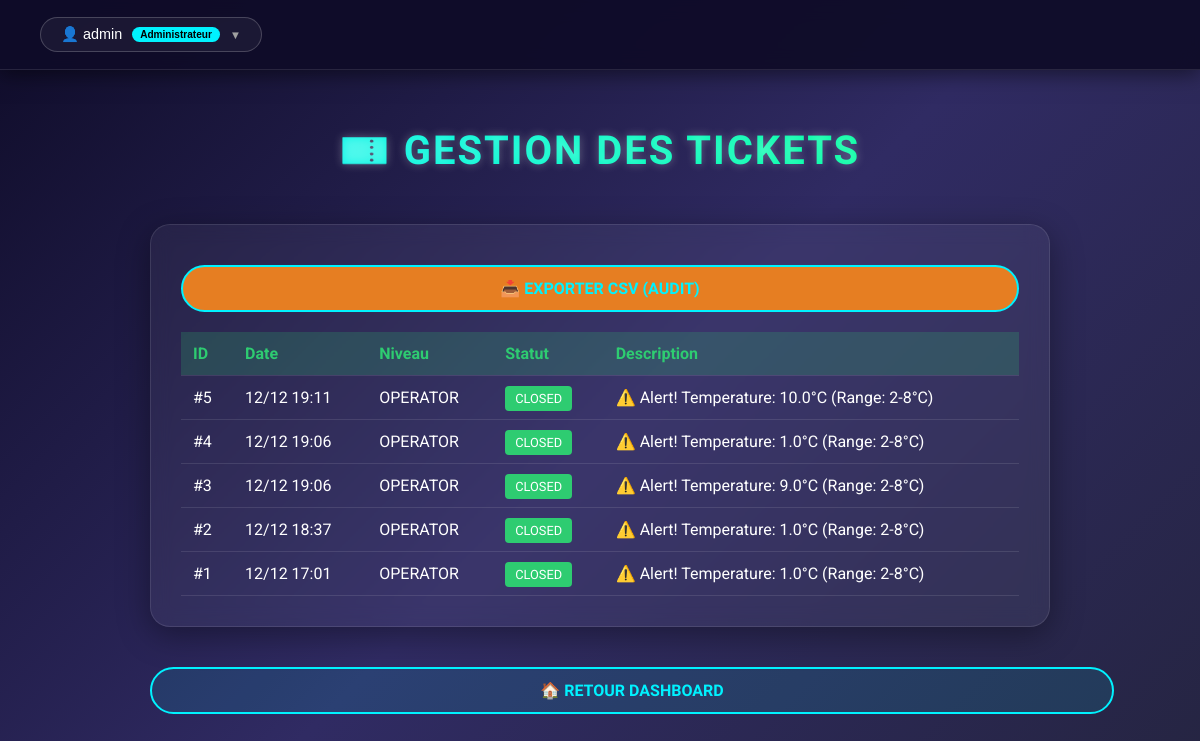
Page /tickets/ (signed in) on the earlier database version.
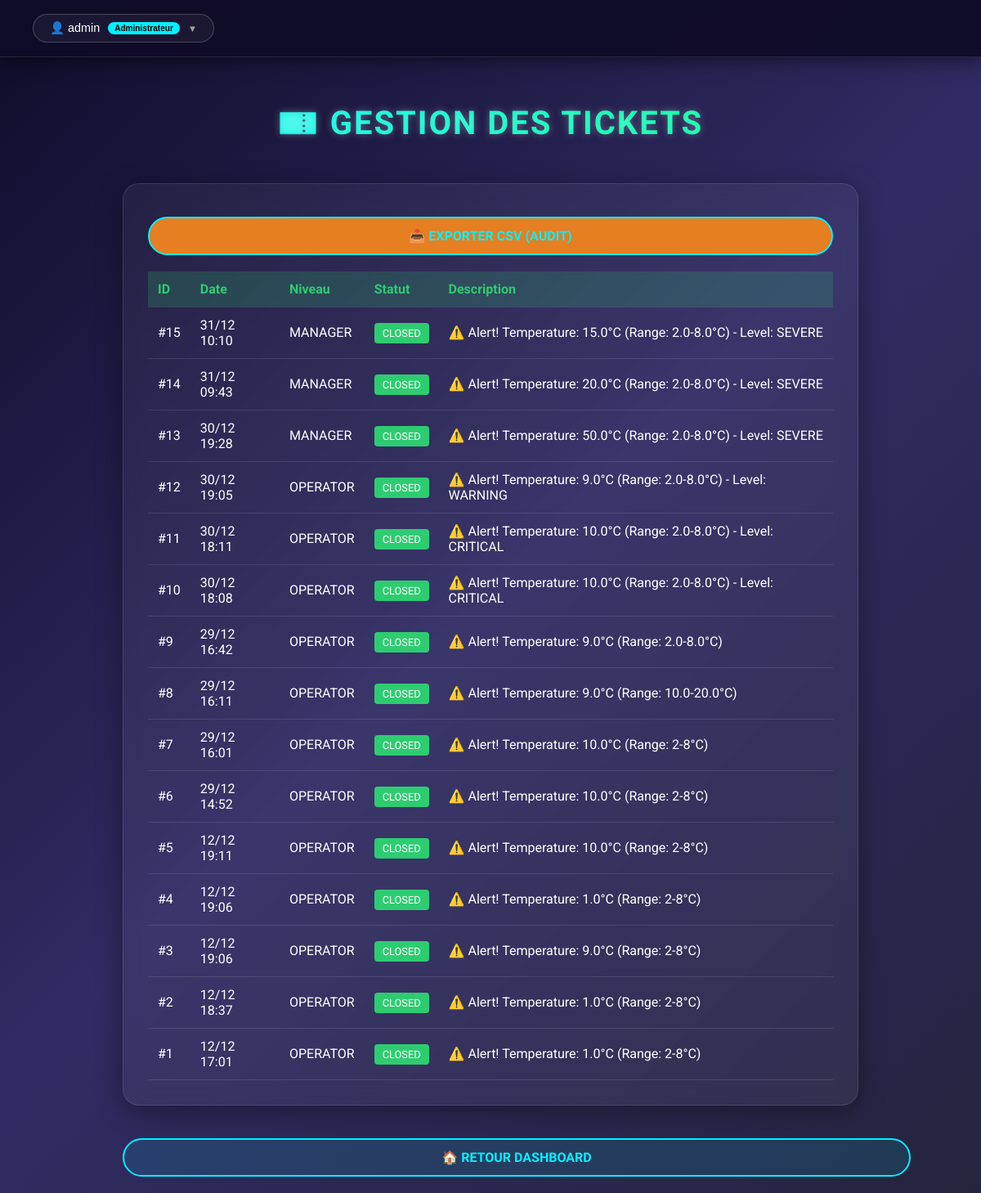
Same page on the later database version.
### DHT/models.py (models this page shows, shortened)
class Ticket(models.Model):
    STATUS_CHOICES = (
        ('OPEN', 'Open'),
        ('ASSIGNED', 'Assigned'),
        ('IN_PROGRESS', 'In Progress'),
        ('CLOSED', 'Closed'),
    )
    LEVEL_CHOICES = (
        ('OPERATOR', 'Operator'),
        ('CHIEF', 'Chief'),
        ('MANAGER', 'Manager'),
    )
    SEVERITY_CHOICES = (
        ('WARNING', 'Warning'),
        ('CRITICAL', 'Critical'),
        ('SEVERE', 'Severe'),
    )
    dht_record = models.ForeignKey(Dht11, on_delete=models.CASCADE)
    status = models.CharField(max_length=20, choices=STATUS_CHOICES, default='OPEN')
    level = models.CharField(max_length=20, choices=LEVEL_CHOICES, default='OPERATOR')
    severity = models.CharField(max_length=20, choices=SEVERITY_CHOICES, default='WARNING')
    description = models.TextField()
    created_at = models.DateTimeField(auto_now_add=True)
    updated_at = models.DateTimeField(auto_now=True)
    resolved_by = models.ForeignKey(User, on_delete=models.SET_NULL, null=True, blank=True)

### DHT/views.py (the view)
# urls.py: path('tickets/', views.ticket_list_view, name='tickets'),
@login_required
def ticket_list_view(request):
    tickets = Ticket.objects.all().order_by('-created_at')
    return render(request, "ticket_list.html", {'tickets': tickets})

### DHT/context_processors.py (called while the page is built)
def get_user_role(request):
    if not request.user.is_authenticated:
        return {'role': None}
    role = "Utilisateur"
    if request.user.is_superuser:
        role = "Administrateur"
    elif request.user.groups.filter(name='Manager').exists():
        role = "Manager"
    elif request.user.groups.filter(name='Chief').exists():
        role = "Chef"
    elif request.user.groups.filter(name='Operator').exists():
        role = "Opérateur"
    return {'role': role}

### DHT/templates/ticket_list.html (shortened to what this page needs)
{% extends 'base.html' %}
{% load static %}
{% block content %}
<div class="container">
    <h1>🎫 Gestion des Tickets</h1>
    <div class="cards">
        <div class="card" style="width: 100%; max-width: 1000px;">
            <div style="display: flex; justify-content: flex-end; align-items: center; margin-bottom: 15px;">
                <a href="/export-csv/" class="btn glow-btn" style="background: #e67e22;">📥 Exporter CSV (Audit)</a>
            </div>
            <table>
                <thead>
                    <tr>
                        <th>ID</th>
                        <th>Date</th>
                        <th>Niveau</th>
                        <th>Statut</th>
                        <th>Description</th>
                    </tr>
                </thead>
                <tbody>
                    {% for ticket in tickets %}
                    <tr>
                        <td>#{{ ticket.id }}</td>
                        <td>{{ ticket.created_at|date:"d/m H:i" }}</td>
                        <td>{{ ticket.level }}</td>
                        <td><span class="badge badge-{{ ticket.status }}">{{ ticket.status }}</span></td>
                        <td>{{ ticket.description }}</td>
                    </tr>
                    {% empty %}
                    <tr>
                        <td colspan="5">Aucun ticket.</td>
                    </tr>
                    {% endfor %}
                </tbody>
            </table>
        </div>
    </div>
    <div style="margin-top: 20px;">
        <a href="/" class="btn glow-btn">🏠 Retour Dashboard</a>
    </div>
</div>
{% endblock %}

### DHT/templates/base.html (shortened to what this page needs)
{% load static %}
<!DOCTYPE html>
<html lang="fr">
<head>
    <link rel="stylesheet" href="{% static 'css/style.css' %}?v=3">
</head>
<body>
    <header class="main-header">
        <div class="user-menu">
            {% if user.is_authenticated %}
            <div class="user-dropdown">
                <button class="user-btn">
                    👤 {{ user.username }}
                    <span class="role-badge">{{ role|default:"Utilisateur" }}</span>
                    <span class="arrow">▼</span>
                </button>
            </div>
            {% else %}
            <a href="{% url 'login' %}" class="login-btn">Connexion</a>
            {% endif %}
        </div>
    </header>
    {% block content %}{% endblock %}
</body>
</html>

### static/css/style.css (style rules this page uses)
:root { --bg-gradient: linear-gradient(135deg, #0f0c29, #302b63, #24243e); --card-bg: rgba(255, 255, 255, 0.05); --text-main: #ffffff; --text-muted: #a0a0a0; --neon-red: #ff4d4d; --neon-blue: #00f2ff; --neon-green: #00ff88; --glass-border: 1px solid rgba(255, 255, 255, 0.1); }
body { font-family: 'Roboto', sans-serif; background: var(--bg-gradient); color: var(--text-main); display: block; min-height: 100vh; margin: 0; overflow-x: hidden; padding-top: 80px; }
.container { text-align: center; width: 100%; max-width: 900px; padding: 20px; margin: 0 auto; }
h1, h2 { font-family: 'Orbitron', sans-serif; text-transform: uppercase; letter-spacing: 2px; text-shadow: 0 0 10px rgba(255, 255, 255, 0.3); }
h1 { margin-bottom: 50px; font-size: 2.5em; background: linear-gradient(to right, var(--neon-blue), var(--neon-green)); -webkit-background-clip: text; background-clip: text; -webkit-text-fill-color: transparent; color: transparent; }
.cards { display: flex; justify-content: center; gap: 30px; flex-wrap: wrap; margin-bottom: 40px; }
.card { background: var(--card-bg); backdrop-filter: blur(10px); -webkit-backdrop-filter: blur(10px); border: var(--glass-border); border-radius: 20px; padding: 30px; flex: 1 1 300px; min-width: 300px; max-width: 400px; box-shadow: 0 8px 32px 0 rgba(0, 0, 0, 0.37); transition: transform 0.3s ease, box-shadow 0.3s ease; }
.btn { display: inline-block; padding: 12px 30px; background: transparent; color: var(--neon-blue); text-decoration: none; border: 2px solid var(--neon-blue); border-radius: 50px; font-family: 'Orbitron', sans-serif; font-weight: bold; transition: all 0.3s ease; text-transform: uppercase; cursor: pointer; }
.main-header { position: fixed; top: 0; left: 0; width: 100%; height: 70px; background: rgba(15, 12, 41, 0.95); backdrop-filter: blur(10px); border-bottom: 1px solid rgba(255, 255, 255, 0.1); display: flex; justify-content: flex-start; align-items: center; padding: 0 40px; box-sizing: border-box; z-index: 10000; box-shadow: 0 4px 20px rgba(0, 0, 0, 0.5); }
.user-menu { position: relative; font-family: 'Orbitron', sans-serif; }
.user-btn { background: rgba(255, 255, 255, 0.05); border: 1px solid rgba(255, 255, 255, 0.2); color: #fff; padding: 8px 20px; border-radius: 30px; cursor: pointer; display: flex; align-items: center; gap: 10px; font-size: 0.9em; transition: all 0.3s ease; }
.role-badge { background: var(--neon-blue); color: #000; font-size: 0.7em; padding: 2px 8px; border-radius: 10px; font-weight: bold; }
.arrow { font-size: 0.8em; color: var(--text-muted); }
.glow-btn { display: block; width: 100%; margin-top: 10px; background: rgba(0, 242, 255, 0.1); }

### DHT/templates/ticket_list.html (style rules this page uses)
table { width: 100%; border-collapse: collapse; margin-top: 20px; color: #fff; }
th, td { padding: 12px; text-align: left; border-bottom: 1px solid rgba(255, 255, 255, 0.1); }
th { background-color: rgba(46, 204, 113, 0.2); color: #2ecc71; }
.badge { padding: 5px 10px; border-radius: 4px; font-size: 0.8em; }
.badge-CLOSED { background: #2ecc71; color: white; }

Differences in the rows shown:
added Ticket: id "15", created_at "31/12 10:10", level "MANAGER", status "CLOSED", description "⚠️ Alert! Temperature: 15.0°C (Range: 2.0-8.0°C) - Level: SEVERE"
added Ticket: id "14", created_at "31/12 09:43", level "MANAGER", status "CLOSED", description "⚠️ Alert! Temperature: 20.0°C (Range: 2.0-8.0°C) - Level: SEVERE"
added Ticket: id "13", created_at "30/12 19:28", level "MANAGER", status "CLOSED", description "⚠️ Alert! Temperature: 50.0°C (Range: 2.0-8.0°C) - Level: SEVERE"
added Ticket: id "12", created_at "30/12 19:05", level "OPERATOR", status "CLOSED", description "⚠️ Alert! Temperature: 9.0°C (Range: 2.0-8.0°C) - Level: WARNING"
added Ticket: id "11", created_at "30/12 18:11", level "OPERATOR", status "CLOSED", description "⚠️ Alert! Temperature: 10.0°C (Range: 2.0-8.0°C) - Level: CRITICAL"
added Ticket: id "10", created_at "30/12 18:08", level "OPERATOR", status "CLOSED", description "⚠️ Alert! Temperature: 10.0°C (Range: 2.0-8.0°C) - Level: CRITICAL"
added Ticket: id "9", created_at "29/12 16:42", level "OPERATOR", status "CLOSED", description "⚠️ Alert! Temperature: 9.0°C (Range: 2.0-8.0°C)"
added Ticket: id "8", created_at "29/12 16:11", level "OPERATOR", status "CLOSED", description "⚠️ Alert! Temperature: 9.0°C (Range: 10.0-20.0°C)"
added Ticket: id "7", created_at "29/12 16:01", level "OPERATOR", status "CLOSED", description "⚠️ Alert! Temperature: 10.0°C (Range: 2-8°C)"
added Ticket: id "6", created_at "29/12 14:52", level "OPERATOR", status "CLOSED", description "⚠️ Alert! Temperature: 10.0°C (Range: 2-8°C)"
